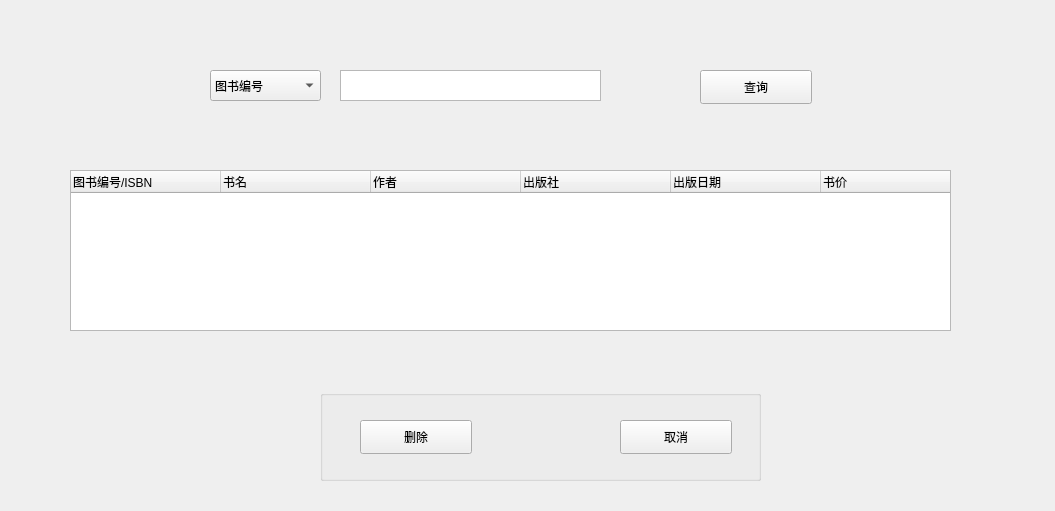
<?xml version="1.0" encoding="UTF-8"?>
<ui version="4.0">
 <class>Form</class>
 <widget class="QWidget" name="Form">
  <property name="geometry">
   <rect>
    <x>0</x>
    <y>0</y>
    <width>1055</width>
    <height>511</height>
   </rect>
  </property>
  <property name="windowTitle">
   <string>DeleteBook</string>
  </property>
  <widget class="QComboBox" name="comboBox">
   <property name="geometry">
    <rect>
     <x>210</x>
     <y>70</y>
     <width>111</width>
     <height>31</height>
    </rect>
   </property>
   <item>
    <property name="text">
     <string>图书编号</string>
    </property>
   </item>
   <item>
    <property name="text">
     <string>ISBN</string>
    </property>
   </item>
  </widget>
  <widget class="QTextEdit" name="textEdit">
   <property name="geometry">
    <rect>
     <x>340</x>
     <y>70</y>
     <width>261</width>
     <height>31</height>
    </rect>
   </property>
  </widget>
  <widget class="QPushButton" name="pushButton">
   <property name="geometry">
    <rect>
     <x>700</x>
     <y>70</y>
     <width>112</width>
     <height>34</height>
    </rect>
   </property>
   <property name="text">
    <string>查询</string>
   </property>
  </widget>
  <widget class="QTreeWidget" name="treeWidget_13">
   <property name="geometry">
    <rect>
     <x>70</x>
     <y>170</y>
     <width>881</width>
     <height>161</height>
    </rect>
   </property>
   <attribute name="headerDefaultSectionSize">
    <number>150</number>
   </attribute>
   <column>
    <property name="text">
     <string>图书编号/ISBN</string>
    </property>
   </column>
   <column>
    <property name="text">
     <string>书名</string>
    </property>
   </column>
   <column>
    <property name="text">
     <string>作者</string>
    </property>
   </column>
   <column>
    <property name="text">
     <string>出版社</string>
    </property>
   </column>
   <column>
    <property name="text">
     <string>出版日期</string>
    </property>
   </column>
   <column>
    <property name="text">
     <string>书价</string>
    </property>
   </column>
  </widget>
  <widget class="QGroupBox" name="groupBox">
   <property name="geometry">
    <rect>
     <x>320</x>
     <y>390</y>
     <width>441</width>
     <height>91</height>
    </rect>
   </property>
   <property name="title">
    <string/>
   </property>
   <widget class="QPushButton" name="pushButton_2">
    <property name="geometry">
     <rect>
      <x>40</x>
      <y>30</y>
      <width>112</width>
      <height>34</height>
     </rect>
    </property>
    <property name="text">
     <string>删除</string>
    </property>
   </widget>
   <widget class="QPushButton" name="pushButton_3">
    <property name="geometry">
     <rect>
      <x>300</x>
      <y>30</y>
      <width>112</width>
      <height>34</height>
     </rect>
    </property>
    <property name="text">
     <string>取消</string>
    </property>
   </widget>
  </widget>
 </widget>
 <resources/>
 <connections/>
</ui>
